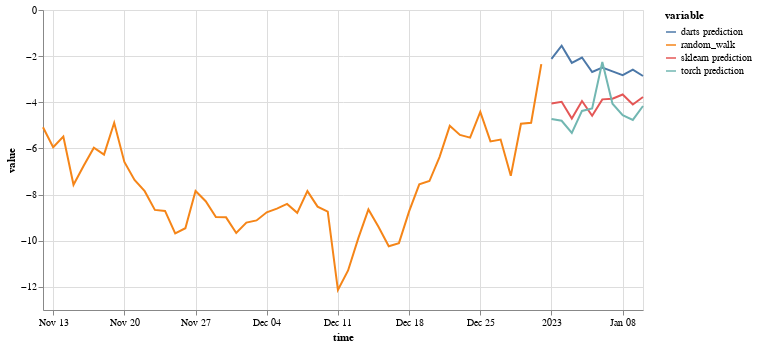

Notebook code for this chart:
### Markdown cell above
## Comparing predictions

### Code cell
(on.Plot()
    .add(on.marks.line, ts[-50:])
    .add(on.marks.line, darts_pred)
    .add(on.marks.line, sk_pred)
    .add(on.marks.line, torch_pred)
    .properties(width=600, height=300)
    .show()
)

### Figure 1 — Vega specification as saved in the notebook (floating-point values rounded to 4 significant figures)
{"$schema": "https://vega.github.io/schema/vega/v5.json", "data": [{"name": "source_0", "values": [{"time": "2022-11-12T00:00:00.000", "variable": "random_walk", "value": -5.081}, {"time": "2022-11-13T00:00:00.000", "variable": "random_walk", "value": -5.947}, {"time": "2022-11-14T00:00:00.000", "variable": "random_walk", "value": -5.48}, {"time": "2022-11-15T00:00:00.000", "variable": "random_walk", "value": -7.574}, {"time": "2022-11-16T00:00:00.000", "variable": "random_walk", "value": -6.752}, {"time": "2022-11-17T00:00:00.000", "variable": "random_walk", "value": -5.971}, {"time": "2022-11-18T00:00:00.000", "variable": "random_walk", "value": -6.266}, {"time": "2022-11-19T00:00:00.000", "variable": "random_walk", "value": -4.887}, {"time": "2022-11-20T00:00:00.000", "variable": "random_walk", "value": -6.584}, {"time": "2022-11-21T00:00:00.000", "variable": "random_walk", "value": -7.368}, {"time": "2022-11-22T00:00:00.000", "variable": "random_walk", "value": -7.851}, {"time": "2022-11-23T00:00:00.000", "variable": "random_walk", "value": -8.663}, {"time": "2022-11-24T00:00:00.000", "variable": "random_walk", "value": -8.706}, {"time": "2022-11-25T00:00:00.000", "variable": "random_walk", "value": -9.685}, {"time": "2022-11-26T00:00:00.000", "variable": "random_walk", "value": -9.457}, {"time": "2022-11-27T00:00:00.000", "variable": "random_walk", "value": -7.841}, {"time": "2022-11-28T00:00:00.000", "variable": "random_walk", "value": -8.285}, {"time": "2022-11-29T00:00:00.000", "variable": "random_walk", "value": -8.974}, {"time": "2022-11-30T00:00:00.000", "variable": "random_walk", "value": -8.985}, {"time": "2022-12-01T00:00:00.000", "variable": "random_walk", "value": -9.664}, {"time": "2022-12-02T00:00:00.000", "variable": "random_walk", "value": -9.211}, {"time": "2022-12-03T00:00:00.000", "variable": "random_walk", "value": -9.119}, {"time": "2022-12-04T00:00:00.000", "variable": "random_walk", "value": -8.768}, {"time": "2022-12-05T00:00:00.000", "variable": "random_walk", "value": -8.609}, {"time": "2022-12-06T00:00:00.000", "variable": "random_walk", "value": -8.402}, {"time": "2022-12-07T00:00:00.000", "variable": "random_walk", "value": -8.791}, {"time": "2022-12-08T00:00:00.000", "variable": "random_walk", "value": -7.85}, {"time": "2022-12-09T00:00:00.000", "variable": "random_walk", "value": -8.52}, {"time": "2022-12-10T00:00:00.000", "variable": "random_walk", "value": -8.741}, {"time": "2022-12-11T00:00:00.000", "variable": "random_walk", "value": -12.13}, {"time": "2022-12-12T00:00:00.000", "variable": "random_walk", "value": -11.29}, {"time": "2022-12-13T00:00:00.000", "variable": "random_walk", "value": -9.896}, {"time": "2022-12-14T00:00:00.000", "variable": "random_walk", "value": -8.645}, {"time": "2022-12-15T00:00:00.000", "variable": "random_walk", "value": -9.408}, {"time": "2022-12-16T00:00:00.000", "variable": "random_walk", "value": -10.24}, {"time": "2022-12-17T00:00:00.000", "variable": "random_walk", "value": -10.1}, {"time": "2022-12-18T00:00:00.000", "variable": "random_walk", "value": -8.727}, {"time": "2022-12-19T00:00:00.000", "variable": "random_walk", "value": -7.555}, {"time": "2022-12-20T00:00:00.000", "variable": "random_walk", "value": -7.412}, {"time": "2022-12-21T00:00:00.000", "variable": "random_walk", "value": -6.362}, {"time": "2022-12-22T00:00:00.000", "variable": "random_walk", "value": -5.021}, {"time": "2022-12-23T00:00:00.000", "variable": "random_walk", "value": -5.415}, {"time": "2022-12-24T00:00:00.000", "variable": "random_walk", "value": -5.532}, {"time": "2022-12-25T00:00:00.000", "variable": "random_walk", "value": -4.415}, {"time": "2022-12-26T00:00:00.000", "variable": "random_walk", "value": -5.696}, {"time": "2022-12-27T00:00:00.000", "variable": "random_walk", "value": -5.616}, {"time": "2022-12-28T00:00:00.000", "variable": "random_walk", "value": -7.187}, {"time": "2022-12-29T00:00:00.000", "variable": "random_walk", "value": -4.929}, {"time": "2022-12-30T00:00:00.000", "variable": "random_walk", "value": -4.887}, {"time": "2022-12-31T00:00:00.000", "variable": "random_walk", "value": -2.346}], "transform": [{"type": "formula", "expr": "toDate(datum['time'])", "as": "time"}]}, {"name": "source_1", "values": [{"time": "2023-01-01T00:00:00.000", "variable": "darts prediction", "value": -2.115}, {"time": "2023-01-02T00:00:00.000", "variable": "darts prediction", "value": -1.546}, {"time": "2023-01-03T00:00:00.000", "variable": "darts prediction", "value": -2.291}, {"time": "2023-01-04T00:00:00.000", "variable": "darts prediction", "value": -2.058}, {"time": "2023-01-05T00:00:00.000", "variable": "darts prediction", "value": -2.686}, {"time": "2023-01-06T00:00:00.000", "variable": "darts prediction", "value": -2.496}, {"time": "2023-01-07T00:00:00.000", "variable": "darts prediction", "value": -2.661}, {"time": "2023-01-08T00:00:00.000", "variable": "darts prediction", "value": -2.826}, {"time": "2023-01-09T00:00:00.000", "variable": "darts prediction", "value": -2.584}, {"time": "2023-01-10T00:00:00.000", "variable": "darts prediction", "value": -2.86}], "transform": [{"type": "formula", "expr": "toDate(datum['time'])", "as": "time"}]}, {"name": "source_2", "values": [{"time": "2023-01-01T00:00:00.000", "variable": "sklearn prediction", "value": -4.055}, {"time": "2023-01-02T00:00:00.000", "variable": "sklearn prediction", "value": -3.98}, {"time": "2023-01-03T00:00:00.000", "variable": "sklearn prediction", "value": -4.701}, {"time": "2023-01-04T00:00:00.000", "variable": "sklearn prediction", "value": -3.944}, {"time": "2023-01-05T00:00:00.000", "variable": "sklearn prediction", "value": -4.583}, {"time": "2023-01-06T00:00:00.000", "variable": "sklearn prediction", "value": -3.873}, {"time": "2023-01-07T00:00:00.000", "variable": "sklearn prediction", "value": -3.845}, {"time": "2023-01-08T00:00:00.000", "variable": "sklearn prediction", "value": -3.66}, {"time": "2023-01-09T00:00:00.000", "variable": "sklearn prediction", "value": -4.094}, {"time": "2023-01-10T00:00:00.000", "variable": "sklearn prediction", "value": -3.771}], "transform": [{"type": "formula", "expr": "toDate(datum['time'])", "as": "time"}]}, {"name": "source_3", "values": [{"time": "2023-01-01T00:00:00.000", "variable": "torch prediction", "value": -4.725}, {"time": "2023-01-02T00:00:00.000", "variable": "torch prediction", "value": -4.799}, {"time": "2023-01-03T00:00:00.000", "variable": "torch prediction", "value": -5.325}, {"time": "2023-01-04T00:00:00.000", "variable": "torch prediction", "value": -4.373}, {"time": "2023-01-05T00:00:00.000", "variable": "torch prediction", "value": -4.262}, {"time": "2023-01-06T00:00:00.000", "variable": "torch prediction", "value": -2.251}, {"time": "2023-01-07T00:00:00.000", "variable": "torch prediction", "value": -4.063}, {"time": "2023-01-08T00:00:00.000", "variable": "torch prediction", "value": -4.556}, {"time": "2023-01-09T00:00:00.000", "variable": "torch prediction", "value": -4.763}, {"time": "2023-01-10T00:00:00.000", "variable": "torch prediction", "value": -4.161}], "transform": [{"type": "formula", "expr": "toDate(datum['time'])", "as": "time"}]}, {"name": "source_0_color_domain_variable_0", "values": [{"variable": "random_walk"}]}, {"name": "source_1_color_domain_variable_1", "values": [{"variable": "darts prediction"}]}, {"name": "source_2_color_domain_variable_2", "values": [{"variable": "sklearn prediction"}]}, {"name": "source_3_color_domain_variable_3", "values": [{"variable": "torch prediction"}]}], "marks": [{"type": "group", "name": "layer_0_pathgroup", "from": {"facet": {"data": "source_0", "name": "faceted_path_layer_0_main", "groupby": ["variable"]}}, "encode": {"update": {"width": {"field": {"signal": null, "datum": null, "group": "width", "parent": null}}, "height": {"field": {"signal": null, "datum": null, "group": "height", "parent": null}}}}, "marks": [{"type": "line", "name": "layer_0_marks", "from": {"data": "faceted_path_layer_0_main"}, "sort": {"field": "x"}, "encode": {"update": {"x": {"field": "time", "scale": "x"}, "y": {"field": "value", "scale": "y"}, "defined": {"signal": "isValid(datum[\"time\"]) && isFinite(+datum[\"time\"]) && isValid(datum[\"value\"]) && isFinite(+datum[\"value\"])"}, "stroke": {"field": "variable", "scale": "color"}}}, "style": ["line"]}]}, {"type": "group", "name": "layer_1_pathgroup", "from": {"facet": {"data": "source_1", "name": "faceted_path_layer_1_main", "groupby": ["variable"]}}, "encode": {"update": {"width": {"field": {"signal": null, "datum": null, "group": "width", "parent": null}}, "height": {"field": {"signal": null, "datum": null, "group": "height", "parent": null}}}}, "marks": [{"type": "line", "name": "layer_1_marks", "from": {"data": "faceted_path_layer_1_main"}, "sort": {"field": "x"}, "encode": {"update": {"stroke": {"field": "variable", "scale": "color"}, "x": {"field": "time", "scale": "x"}, "y": {"field": "value", "scale": "y"}, "defined": {"signal": "isValid(datum[\"time\"]) && isFinite(+datum[\"time\"]) && isValid(datum[\"value\"]) && isFinite(+datum[\"value\"])"}}}, "style": ["line"]}]}, {"type": "group", "name": "layer_2_pathgroup", "from": {"facet": {"data": "source_2", "name": "faceted_path_layer_2_main", "groupby": ["variable"]}}, "encode": {"update": {"height": {"field": {"signal": null, "datum": null, "group": "height", "parent": null}}, "width": {"field": {"signal": null, "datum": null, "group": "width", "parent": null}}}}, "marks": [{"type": "line", "name": "layer_2_marks", "from": {"data": "faceted_path_layer_2_main"}, "sort": {"field": "x"}, "encode": {"update": {"x": {"field": "time", "scale": "x"}, "y": {"field": "value", "scale": "y"}, "stroke": {"field": "variable", "scale": "color"}, "defined": {"signal": "isValid(datum[\"time\"]) && isFinite(+datum[\"time\"]) && isValid(datum[\"value\"]) && isFinite(+datum[\"value\"])"}}}, "style": ["line"]}]}, {"type": "group", "name": "layer_3_pathgroup", "from": {"facet": {"data": "source_3", "name": "faceted_path_layer_3_main", "groupby": ["variable"]}}, "encode": {"update": {"height": {"field": {"signal": null, "datum": null, "group": "height", "parent": null}}, "width": {"field": {"signal": null, "datum": null, "group": "width", "parent": null}}}}, "marks": [{"type": "line", "name": "layer_3_marks", "from": {"data": "faceted_path_layer_3_main"}, "sort": {"field": "x"}, "encode": {"update": {"y": {"field": "value", "scale": "y"}, "defined": {"signal": "isValid(datum[\"time\"]) && isFinite(+datum[\"time\"]) && isValid(datum[\"value\"]) && isFinite(+datum[\"value\"])"}, "x": {"field": "time", "scale": "x"}, "stroke": {"field": "variable", "scale": "color"}}}, "style": ["line"]}]}], "scales": [{"name": "x", "type": "time", "domain": {"fields": [{"data": "source_0", "field": "time"}, {"data": "source_1", "field": "time"}, {"data": "source_2", "field": "time"}, {"data": "source_3", "field": "time"}]}, "range": [0, {"signal": "width"}]}, {"name": "y", "type": "linear", "domain": {"fields": [{"data": "source_0", "field": "value"}, {"data": "source_1", "field": "value"}, {"data": "source_2", "field": "value"}, {"data": "source_3", "field": "value"}]}, "range": [{"signal": "height"}, 0], "nice": true, "zero": true}, {"name": "color", "type": "ordinal", "domain": {"fields": [{"data": "source_0_color_domain_variable_0", "field": "variable"}, {"data": "source_1_color_domain_variable_1", "field": "variable"}, {"data": "source_2_color_domain_variable_2", "field": "variable"}, {"data": "source_3_color_domain_variable_3", "field": "variable"}], "sort": true}, "range": "category"}], "axes": [{"scale": "x", "grid": true, "maxExtent": 0, "labels": false, "ticks": false, "tickCount": {"signal": "ceil(width/40)"}, "gridScale": "y", "minExtent": 0, "domain": false, "aria": false, "zindex": 0, "orient": "bottom"}, {"scale": "y", "minExtent": 0, "tickCount": {"signal": "ceil(height/40)"}, "zindex": 0, "gridScale": "x", "domain": false, "ticks": false, "grid": true, "labels": false, "orient": "left", "maxExtent": 0, "aria": false}, {"scale": "x", "zindex": 0, "labelOverlap": true, "grid": false, "title": "time", "labelFlush": true, "tickCount": {"signal": "ceil(width/40)"}, "orient": "bottom"}, {"scale": "y", "title": "value", "grid": false, "tickCount": {"signal": "ceil(height/40)"}, "zindex": 0, "orient": "left", "labelOverlap": true}], "style": "cell", "legends": [{"stroke": "color", "symbolType": "stroke", "title": "variable"}], "width": 600, "padding": 5, "height": 300, "background": "white"}
